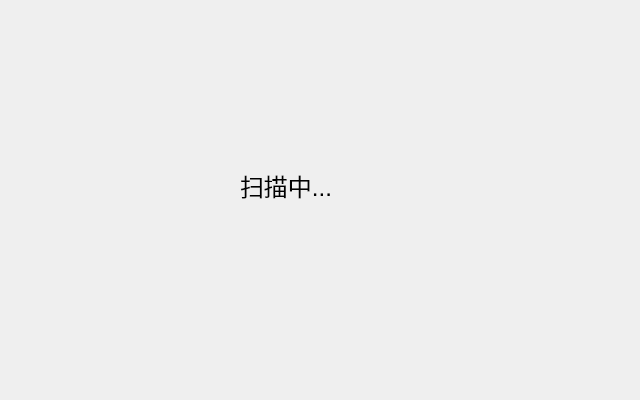
<?xml version="1.0" encoding="UTF-8"?>
<ui version="4.0">
 <class>DialogScanMask</class>
 <widget class="QDialog" name="DialogScanMask">
  <property name="geometry">
   <rect>
    <x>0</x>
    <y>0</y>
    <width>640</width>
    <height>400</height>
   </rect>
  </property>
  <property name="font">
   <font>
    <pointsize>18</pointsize>
   </font>
  </property>
  <property name="windowTitle">
   <string>Dialog</string>
  </property>
  <property name="styleSheet">
   <string notr="true">
</string>
  </property>
  <widget class="QLabel" name="labelScaning">
   <property name="geometry">
    <rect>
     <x>240</x>
     <y>170</y>
     <width>101</width>
     <height>31</height>
    </rect>
   </property>
   <property name="font">
    <font>
     <pointsize>18</pointsize>
    </font>
   </property>
   <property name="text">
    <string>扫描中...</string>
   </property>
  </widget>
 </widget>
 <resources/>
 <connections/>
</ui>
